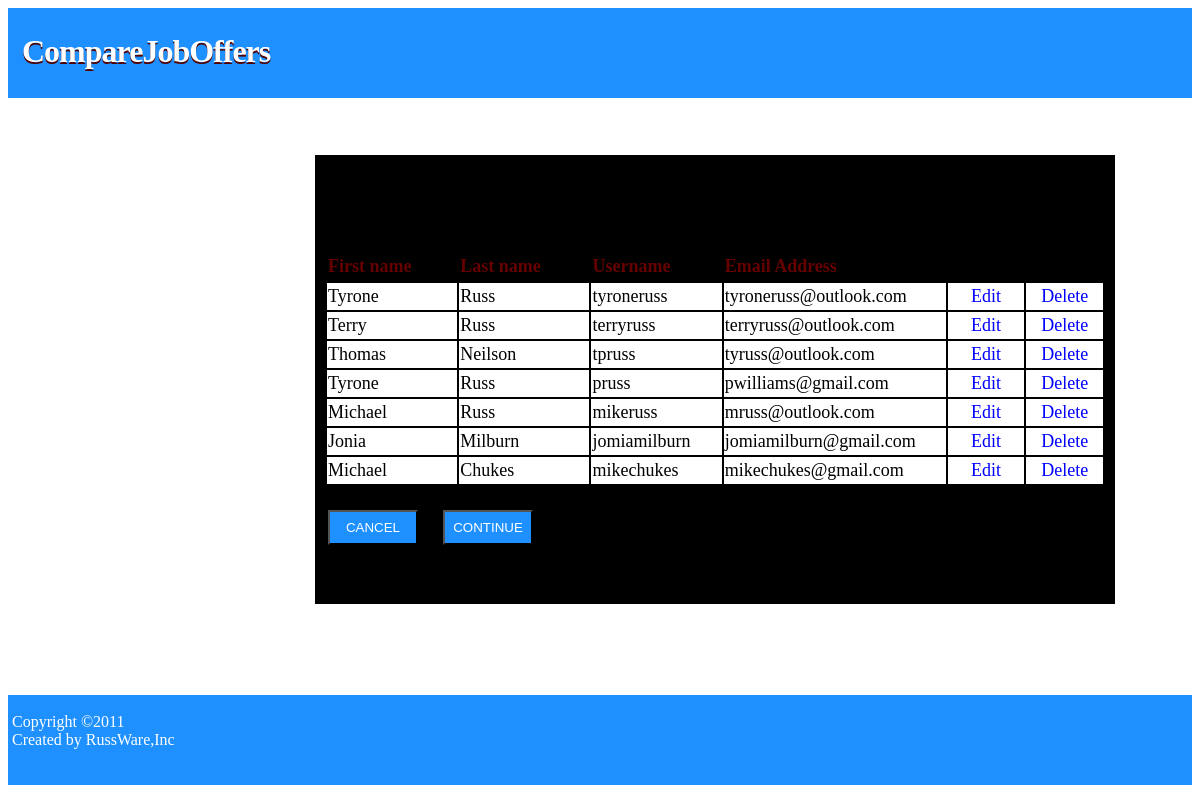
Page /user/listusers.php on the committed database.
### tables this page shows
CREATE TABLE `profile` (
  `ProfileID` smallint(6) NOT NULL AUTO_INCREMENT,
  `UserID` smallint(6) NOT NULL,
  `Firstname` varchar(45) NOT NULL,
  `Lastname` varchar(45) NOT NULL,
  `Gender` varchar(10) DEFAULT NULL,
  `Employed` varchar(3) NOT NULL,
  `EduLevel` varchar(45) DEFAULT NULL,
  `Infield` smallint(6) DEFAULT NULL,
  `Yearsinfield` smallint(6) DEFAULT NULL,
  PRIMARY KEY (`ProfileID`)
);

CREATE TABLE `user` (
  `UserID` smallint(6) NOT NULL AUTO_INCREMENT,
  `RoleID` smallint(6) NOT NULL,
  `Username` varchar(40) NOT NULL,
  `Password` varchar(30) NOT NULL,
  `Email` varchar(80) NOT NULL,
  `Active` smallint(6) NOT NULL,
  PRIMARY KEY (`UserID`),
  UNIQUE KEY `UserID_UNIQUE` (`UserID`),
  UNIQUE KEY `Username_UNIQUE` (`Username`)
);

### user/listusers.php (the view, shortened to what this page needs)
<html>
    <head>
        <link rel="stylesheet" type="text/css" href="../css/style.css">
    </head>
    <body>
    <div id="container">
       <div id="intro">
           <div id="pageHeader">
                   <div id="sitename">
                       <h1>&nbsp;&nbsp;CompareJobOffers</h1>
                   </div>
           </div>
       </div>
    </div>
    <?php
        $mysqli = db_connect();
        $query  = "select * from user u, profile p Where u.UserID=p.UserID";
        $result = $mysqli->query($query);
     ?>
    <form action="" method="GET">
    <table border="0" width="1200"  height='450'  style="background-color: #ffffff;">
        <tr>
        <td width='300'  valign="top">
            <table border="0" width='300' height='500' valign="top">
                <tr>
                     <td style="font-family: Times New Roman; font-size: 20px;" >
                     </td>
                </tr>
             </table>
        </td>
        <td align="left" valign='top' style="background-color: white;" >
            <br><br>
            <table border="0" id="listformtable">
               <tbody>
               <tr>
                   <td colspan="5">
                   </td>
               </tr>
               <tr>
                   <td colspan="5" align="center">
                       <h1 id="login_h1">List of Registered Users</h1>
                   </td>
               </tr>
                <tr>
                    <td align="left" height="30" valign="center" style="color: #660000; font-family: Times New Roman; font-size: 18px">
                        <b>First name</b>
                    </td>
                    <td align="left" height="30" valign="center" style="color: #660000; font-family: Times New Roman; font-size: 18px">
                        <b>Last name</b>
                    </td>
                    <td align="left" height="30" valign="center" style="color: #660000; font-family: Times New Roman; font-size: 18px">
                        <b>Username</b>
                    </td>
                    <td align="left" height="30" valign="center" style="color: #660000; font-family: Times New Roman; font-size: 18px">
                        <b>Email Address</b>
                    </td>
                </tr>
               <?php while($row = mysqli_fetch_array($result)) { ?>
                    <tr>
                        <td width="17%" height="27px" align="left" valign="center"
                            style="background-color: white; font-family: Times New Roman; font-size: 18px">
                           <?php echo $row['Firstname']; ?>
                        </td>
                        <td width="17%" height="27px" align="left" valign="center"
                            style="background-color: white; font-family: Times New Roman; font-size: 18px">
                           <?php echo $row['Lastname']; ?>
                        </td>
                        <td width="17%" height="27px"  align="left" valign="center"
                            style="background-color: white; font-family: Times New Roman; font-size: 18px">
                           <?php echo $row['Username']; ?>
                        </td>
                        <td width="29%"  height="27px" align="left" valign="center"
                            style="background-color: white; font-family: Times New Roman; font-size: 18px">
                           <?php echo $row['Email']; ?>
                        </td>
                        <td width="10%"  height="27px" align="center" valign="center"
                            style="background-color: white; font-family: Times New Roman; font-size: 18px">
                           <?php echo '<a href="edituserprofile.php?valueID=' . $row['UserID'] . '">Edit</a>'; ?>
                        </td>
                        <td width="10%"  height="27px" align="center" valign="center"
                            style="background-color: white; font-family: Times New Roman; font-size: 18px">
                           <?php echo '<a href="./db/TestDb.php?valueID=' . $row['UserID'] . '">Delete</a>'; ?>
                        </td>
                    </tr>
                <?php } ?>
           </tbody>
           <br>
           <tr>
                <td align="left" colspan='5' height="60" align="center" valign="top"
                   style="font-family: Times New Roman; font-size: 20px;" >
                   <br>
                   <input type="button" value="CANCEL"
                   onclick="window.location.href='javascript:history.back()'"
                   style="color: white; height: 35px; width: 90px;
                   background-color:  DodgerBlue" />
                   <input type="submit" value="CONTINUE" style="color: white; height: 35px; width: 90px;
                   background-color:  DodgerBlue" />
                   <br>
                   <br>
                   <br>
                </td>
            </tr>
        </table>
       <br><br><br>
    </td>
    </tr>
    </table>
    </form>
   <?php
        include '../includes/footer.php';
   ?>
    </body>
</html>

### includes/footer.php
    <table border="0" width='1200' align='left' style="background-color: #990000">
        <div id="container">
            <div id="intro">
                <div id="pageHeader">
                        <div id="sitename">
                                <font color="white" >
                                      <br>
                                      <footer>
                                        &nbsp;Copyright&nbsp;&copy;2011
                                      <br>
                                        &nbsp;Created by RussWare,Inc
                                      </footer>
                                </font>
                        </div>
                </div>
            </div>
        </div>
    </table>
</body>
</html>

### css/style.css (style rules this page uses)
#listformtable { width: 800px; height: 260px; padding: 10px; background-color: windowframe; font-family: sans-serif; }
#container { width: 100%; text-align: left; margin: 0; background: #fff; }
#intro { position: relative; }
#pageHeader { width: 100%; height: 90px; background: DodgerBlue; }
#pageHeader h1 { color: #fff; margin: 0; padding-top: 25px; padding-bottom: 25px; font: bold Helvetica, Arial, sans-serif; letter-spacing: -1px; text-shadow: 0 2px 0 #510000; }
a { text-decoration: none; }
a:link, a:visited { color: blue; }

### rows in the picture
profile: Firstname "Tyrone", Lastname "Russ", UserID.Username "tyroneruss", UserID.Email "tyroneruss@outlook.com"
profile: Firstname "Terry", Lastname "Russ", UserID.Username "terryruss", UserID.Email "terryruss@outlook.com"
profile: Firstname "Thomas", Lastname "Neilson", UserID.Username "tpruss", UserID.Email "tyruss@outlook.com"
profile: Firstname "Tyrone", Lastname "Russ", UserID.Username "pruss", UserID.Email "pwilliams@gmail.com"
profile: Firstname "Michael", Lastname "Russ", UserID.Username "mikeruss", UserID.Email "mruss@outlook.com"
profile: Firstname "Jonia", Lastname "Milburn", UserID.Username "jomiamilburn", UserID.Email "jomiamilburn@gmail.com"
profile: Firstname "Michael", Lastname "Chukes", UserID.Username "mikechukes", UserID.Email "mikechukes@gmail.com"
